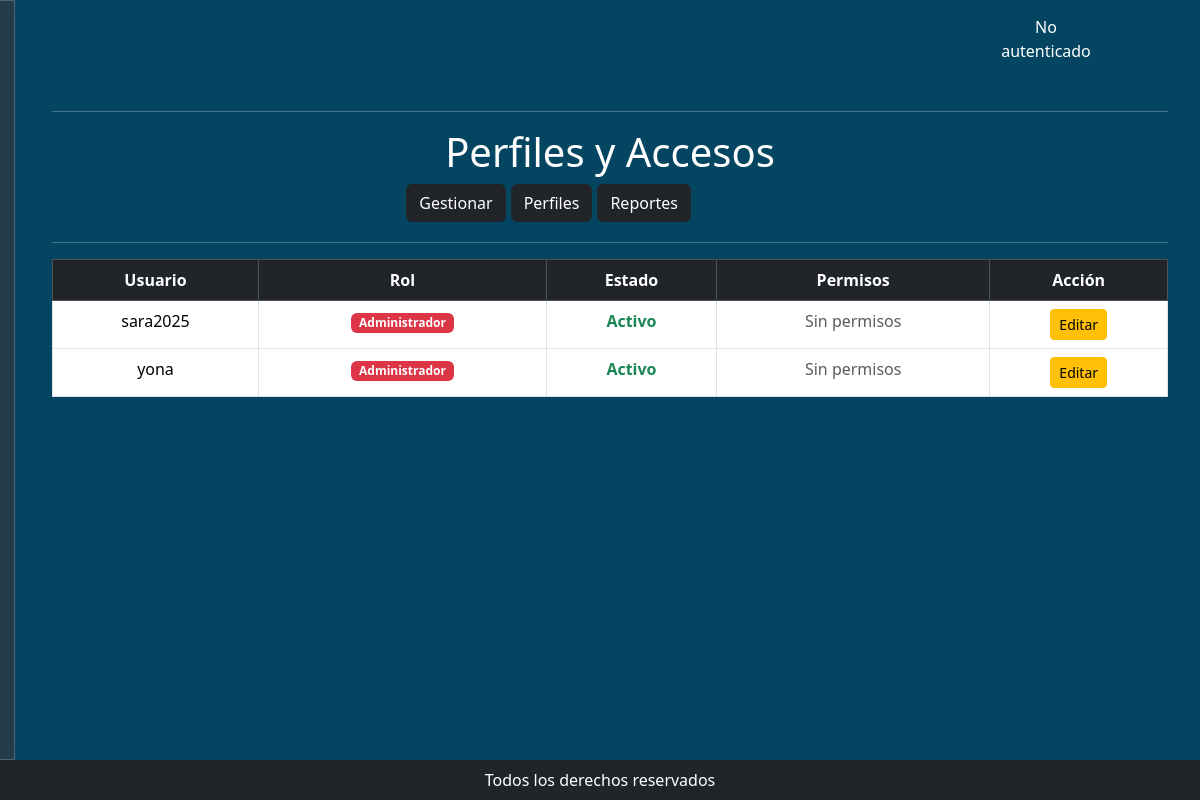
The app's page /usuarios/perfiles-accesos/ with its own data.
### usuarios/models.py (models this page shows, shortened)
class UsuarioPersonalizado(AbstractUser):
    ROLES = [
        ('Administrador', 'Administrador'),
        ('Secretaria', 'Secretaria'),
        ('Invitado', 'Invitado'),
        ('Visitante', 'Visitante'),
    ]
    telefono = models.CharField(max_length=20, blank=True, null=True)
    tipo_documento = models.CharField(max_length=15, blank=True, null=True)
    documento = models.CharField(max_length=20, blank=True, null=True, unique=True)
    rol = models.CharField(max_length=15, choices=ROLES)

### usuarios/views.py (the view)
# urls.py: path('perfiles-accesos/', views.perfiles_accesos, name='perfiles_accesos'),
def perfiles_accesos(request):
    usuarios = User.objects.all().select_related()
    grupos = Group.objects.all()
    return render(request, 'usuarios/perfiles_accesos.html', {
        'usuarios': usuarios,
        'grupos': grupos
    })

### usuarios/context_processors.py (called while the page is built)
def es_admin(request):
    return {
        'es_admin': request.user.is_authenticated and (
            request.user.is_superuser or getattr(request.user, 'rol', '') == "Administrador"
        )
    }

### usuarios/templates/usuarios/perfiles_accesos.html (shortened to what this page needs)
{% extends "../layouts/base.html" %}
{% block content %}
<h1>Perfiles y Accesos</h1>
{% include 'layouts/submenu_usuarios.html' %}
<div class="table-responsive">
  <table class="table table-bordered table-hover text-center">
    <thead class="table-dark">
      <tr>
        <th>Usuario</th>
        <th>Rol</th>
        <th>Estado</th>
        <th>Permisos</th>
        <th>Acción</th>
      </tr>
    </thead>
    <tbody>
      {% for u in usuarios %}
      <tr>
        <td>{{ u.username }}</td>
        <td>
          {% if u.is_superuser %}
            <span class="badge bg-danger">Administrador</span>
          {% elif u.is_staff %}
            <span class="badge bg-primary">Staff</span>
          {% else %}
            <span class="badge bg-secondary">Invitado</span>
          {% endif %}
        </td>
        <td>
          {% if u.is_active %}
            <span class="text-success fw-bold">Activo</span>
          {% else %}
            <span class="text-danger fw-bold">Inactivo</span>
          {% endif %}
        </td>
        <td>
          {% for perm in u.user_permissions.all %}
            <span class="badge bg-info">{{ perm.name }}</span>
          {% empty %}
            <span class="text-muted">Sin permisos</span>
          {% endfor %}
        </td>
        <td>
          <a href="#" class="btn btn-sm btn-warning">Editar</a>
        </td>
      </tr>
      {% endfor %}
    </tbody>
  </table>
</div>
{% endblock %}

### static/css/styles.css (style rules this page uses)
* { padding: 0; margin: 0; box-sizing: border-box; }
body { background-color: #044662 !important; color: #ffffff; }
h1 { text-align: center; }

### records on screen
UsuarioPersonalizado: username "sara2025", is_superuser "Administrador", is_active "Activo"
UsuarioPersonalizado: username "yona", is_superuser "Administrador", is_active "Activo"
